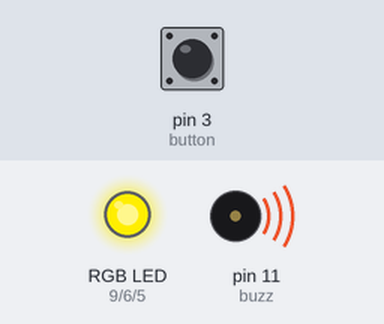
The sketch below on a simulated Arduino Uno, built with avr-gcc and run on an emulated ATmega328P. Shown: an RGB LED mixed from three pins (HIGH = lit), buzzer (waves = sounding). The test bench sets the inputs (shaded band); at power-on: pin 3 (button) LOW. Pins used as bus, display or sensor lines are not drawn.

Above: at 0.2 s.
At 2.67 s:
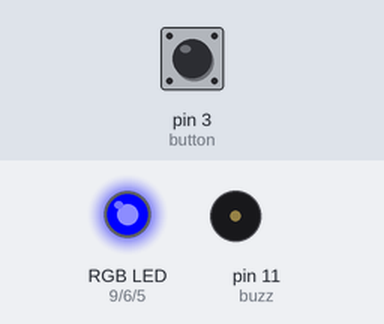
At 8.82 s:
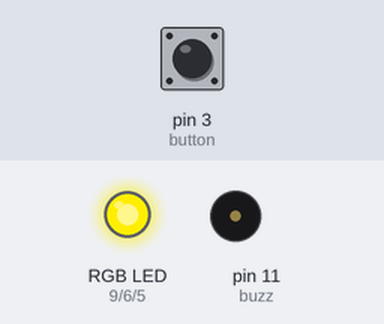
At 18.0 s:
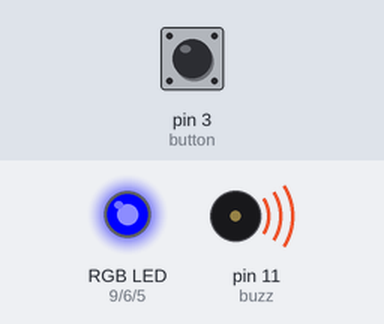
At 26.62 s:
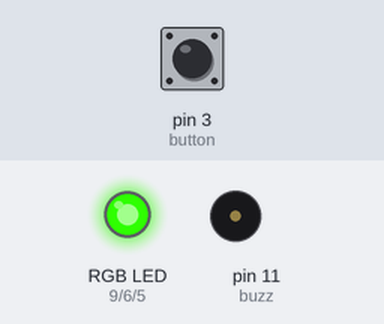
At 38.3 s:
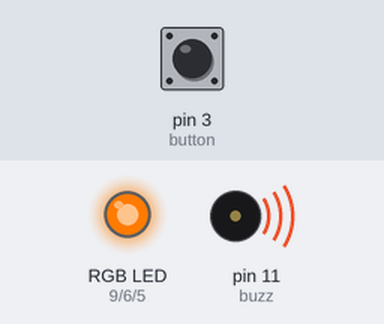
Timing chart, 0 to 40.0 s (numbered marks = the images above):
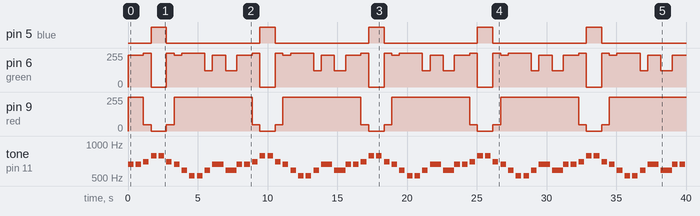

Measured:
- by itself, pin 5 (blue): alternates HIGH for 1.1 s and LOW for 6.7 s
- by itself, pin 9 (red): repeats every 7.8 s: 47/255 0.55 s, 0/255 1.1 s, 47/255 0.55 s, 255/255 5.6 s
- by itself, tone on pin 11 (buzz): plays 659 Hz for 0.40 s, 659 Hz for 0.40 s, 698 Hz for 0.40 s, 784 Hz for 0.40 s, 784 Hz for 0.40 s, 698 Hz for 0.40 s … (67 notes in this stretch)
- by itself, pin 6 (green): repeats every 7.8 s: 255/255 0.55 s, 0/255 1.1 s, 255/255 0.55 s, 238/255 0.55 s, 255/255 1.7 s, 123/255 0.55 s, 238/255 0.95 s, 123/255 0.80 s, 238/255 1.1 s

The sketch:

song_hymn_of_joy.ino
```cpp
/******************************************
 *Autor: Ricard Santiago Raigada García
 *
 *Time:2022.07.10
 *
 ******************************************/

#include "pitches.h"
int buzz = 11; //define BUZZ port
int button = 3; //define button port
int val;

int melody[] = {
  NOTE_C5, NOTE_D5, NOTE_E5, NOTE_F5, NOTE_G5};
int duration = 400;  // 400 miliseconds

int red = 9; //define red port
int green =6; //define green port
int blue = 5; //define blue port

void  setup()
{
  pinMode(buzz, OUTPUT); //define BUZZ as a output port
  pinMode(button, INPUT); //define button as a output port

  pinMode (red, OUTPUT); //define red as a output port
  pinMode (green, OUTPUT); //define green as a output port
  pinMode (blue, OUTPUT);  //define blue as a output port
}
void  loop()
{ val = digitalRead(button); //read the value of the digital interface 3 assigned to val
  if (val == HIGH)         //when the button has signal, the buzzer will start to play the melody
  {
    digitalWrite(buzz, LOW);
  }
  else
  {
    digitalWrite(buzz, HIGH);
    tone(11, NOTE_E5, duration);
    analogWrite (red, 255);
    analogWrite (green, 238);
    analogWrite (blue, 0);
    delay(550);

    tone(11, NOTE_E5, duration);
    analogWrite (red, 255);
    analogWrite (green, 238);
    analogWrite (blue, 0);
    delay(550);

    tone(11, NOTE_F5, duration);
    analogWrite (red, 47);
    analogWrite (green, 255);
    analogWrite (blue, 0);
    delay(550);

    tone(11, NOTE_G5, duration);
    analogWrite (red, 0);
    analogWrite (green, 0);
    analogWrite (blue, 255);
    delay(550);

    tone(11, NOTE_G5, duration);
    analogWrite (red, 0);
    analogWrite (green, 0);
    analogWrite (blue, 255);
    delay(550);

    tone(11, NOTE_F5, duration);
    analogWrite (red, 47);
    analogWrite (green, 255);
    analogWrite (blue, 0);
    delay(550);

    tone(11, NOTE_E5, duration);
    analogWrite (red, 255);
    analogWrite (green, 238);
    analogWrite (blue, 0);
    delay(550);

    tone(11, NOTE_D5, duration);
    analogWrite (red, 255);
    analogWrite (green, 255);
    analogWrite (blue, 0);
    delay(550);

    tone(11, NOTE_C5, duration);
    analogWrite (red, 255);
    analogWrite (green, 255);
    analogWrite (blue, 0);
    delay(550);

    tone(11, NOTE_C5, duration);
    analogWrite (red, 255);
    analogWrite (green, 255);
    analogWrite (blue, 0);
    delay(550);

    tone(11, NOTE_D5, duration);
    analogWrite (red, 255);
    analogWrite (green, 123);
    analogWrite (blue, 0);
    delay(550);

    tone(11, NOTE_E5, duration);
    analogWrite (red, 255);
    analogWrite (green, 238);
    analogWrite (blue, 0);
    delay(400);

    tone(11, NOTE_E5, duration);
    analogWrite (red, 255);
    analogWrite (green, 238);
    analogWrite (blue, 0);
    delay(550);

    tone(11, NOTE_D5, duration);
    analogWrite (red, 255);
    analogWrite (green, 123);
    analogWrite (blue, 0);
    delay(400);

    tone(11, NOTE_D5, duration);
    analogWrite (red, 255);
    analogWrite (green, 123);
    analogWrite (blue, 0);
    delay(400);


    analogWrite (red, LOW);
    analogWrite (green, LOW);
    analogWrite (blue, LOW);
  }
}
```
